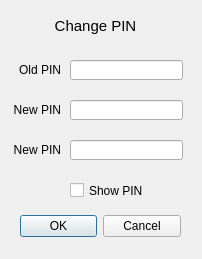
<?xml version="1.0" encoding="UTF-8"?>
<ui version="4.0">
 <class>DialogChangePassword</class>
 <widget class="QDialog" name="DialogChangePassword">
  <property name="geometry">
   <rect>
    <x>0</x>
    <y>0</y>
    <width>202</width>
    <height>259</height>
   </rect>
  </property>
  <property name="windowTitle">
   <string>Change PIN</string>
  </property>
  <property name="windowIcon">
   <iconset resource="resources.qrc">
    <normaloff>:/images/CS_icon.png</normaloff>:/images/CS_icon.png</iconset>
  </property>
  <widget class="QDialogButtonBox" name="buttonBox">
   <property name="geometry">
    <rect>
     <x>20</x>
     <y>210</y>
     <width>161</width>
     <height>32</height>
    </rect>
   </property>
   <property name="orientation">
    <enum>Qt::Horizontal</enum>
   </property>
   <property name="standardButtons">
    <set>QDialogButtonBox::Cancel|QDialogButtonBox::Ok</set>
   </property>
  </widget>
  <widget class="QLabel" name="label">
   <property name="geometry">
    <rect>
     <x>20</x>
     <y>10</y>
     <width>151</width>
     <height>31</height>
    </rect>
   </property>
   <property name="font">
    <font>
     <pointsize>11</pointsize>
    </font>
   </property>
   <property name="text">
    <string>Change PIN</string>
   </property>
   <property name="alignment">
    <set>Qt::AlignCenter</set>
   </property>
  </widget>
  <widget class="QLineEdit" name="lineEdit_OldPW">
   <property name="geometry">
    <rect>
     <x>70</x>
     <y>60</y>
     <width>113</width>
     <height>20</height>
    </rect>
   </property>
  </widget>
  <widget class="QLineEdit" name="lineEdit_NewPW_1">
   <property name="geometry">
    <rect>
     <x>70</x>
     <y>100</y>
     <width>113</width>
     <height>20</height>
    </rect>
   </property>
  </widget>
  <widget class="QLineEdit" name="lineEdit_NewPW_2">
   <property name="geometry">
    <rect>
     <x>70</x>
     <y>140</y>
     <width>113</width>
     <height>20</height>
    </rect>
   </property>
  </widget>
  <widget class="QLabel" name="label_2">
   <property name="geometry">
    <rect>
     <x>10</x>
     <y>60</y>
     <width>51</width>
     <height>20</height>
    </rect>
   </property>
   <property name="text">
    <string>Old PIN</string>
   </property>
   <property name="alignment">
    <set>Qt::AlignRight|Qt::AlignTrailing|Qt::AlignVCenter</set>
   </property>
  </widget>
  <widget class="QLabel" name="label_3">
   <property name="geometry">
    <rect>
     <x>10</x>
     <y>100</y>
     <width>51</width>
     <height>20</height>
    </rect>
   </property>
   <property name="text">
    <string>New PIN</string>
   </property>
   <property name="alignment">
    <set>Qt::AlignRight|Qt::AlignTrailing|Qt::AlignVCenter</set>
   </property>
  </widget>
  <widget class="QLabel" name="label_4">
   <property name="geometry">
    <rect>
     <x>-10</x>
     <y>140</y>
     <width>71</width>
     <height>20</height>
    </rect>
   </property>
   <property name="text">
    <string>New PIN</string>
   </property>
   <property name="alignment">
    <set>Qt::AlignRight|Qt::AlignTrailing|Qt::AlignVCenter</set>
   </property>
  </widget>
  <widget class="QCheckBox" name="checkBox">
   <property name="geometry">
    <rect>
     <x>70</x>
     <y>180</y>
     <width>81</width>
     <height>21</height>
    </rect>
   </property>
   <property name="text">
    <string>Show PIN</string>
   </property>
  </widget>
 </widget>
 <resources>
  <include location="resources.qrc"/>
 </resources>
 <connections>
  <connection>
   <sender>buttonBox</sender>
   <signal>accepted()</signal>
   <receiver>DialogChangePassword</receiver>
   <slot>accept()</slot>
   <hints>
    <hint type="sourcelabel">
     <x>248</x>
     <y>254</y>
    </hint>
    <hint type="destinationlabel">
     <x>157</x>
     <y>274</y>
    </hint>
   </hints>
  </connection>
  <connection>
   <sender>buttonBox</sender>
   <signal>rejected()</signal>
   <receiver>DialogChangePassword</receiver>
   <slot>reject()</slot>
   <hints>
    <hint type="sourcelabel">
     <x>316</x>
     <y>260</y>
    </hint>
    <hint type="destinationlabel">
     <x>286</x>
     <y>274</y>
    </hint>
   </hints>
  </connection>
 </connections>
</ui>
